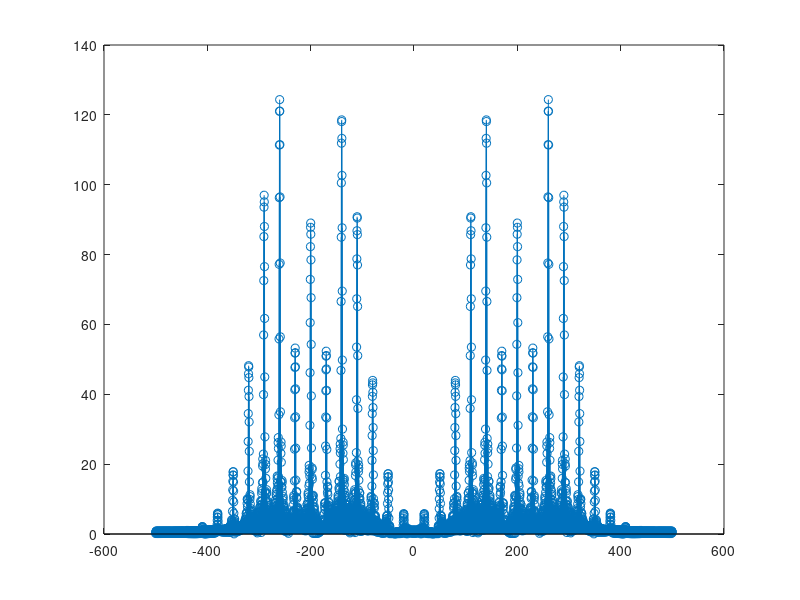

Reproduce this figure in MATLAB.
fs = 1000; 
fc = 200;
N = 4096;
t = 0:1/fs:512/fs-1/fs;
f = (-N/2:N/2-1)/N*fs;

x = sin(2*pi*30*t);%+2*sin(2*pi*60*t);

fDev = 100;

y = fmmod(x,fc,fs,fDev);

plot(t,x,'c',t,y,'b--')
xlabel('Time (s)')
ylabel('Amplitude')
legend('Original Signal','Modulated Signal')

A = fft(x,N);
A = fftshift(A);
B = fft(y,N);
B = fftshift(B);

stem(f,abs(B))